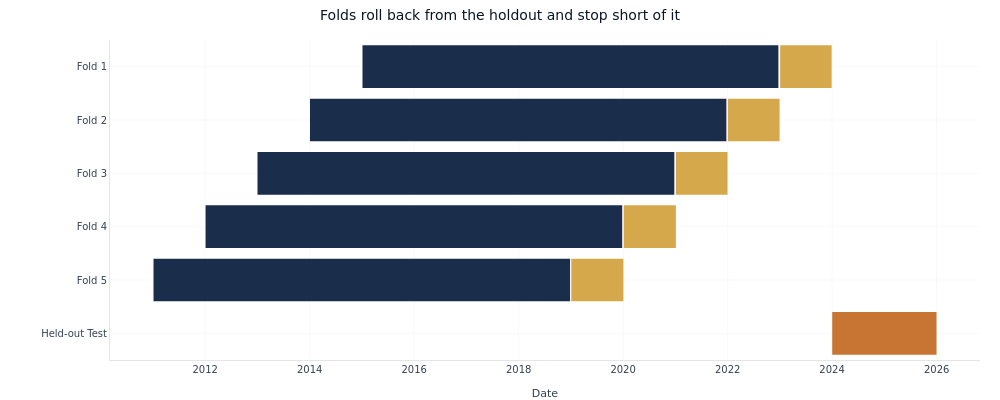

This figure's notebook cell:
### Markdown cell above
### D.2 Fold demonstration

`generate_cv_splits` derives the folds from `setup.yaml::evaluation` alone, so the
boundaries are the declared design rather than a copy of it. Between each training
block and its validation block sits a purge gap the width of the label horizon, which
stops a label computed inside training from resolving inside validation.

### Code cell
splits = generate_cv_splits(
    research.select("session_date").rename({"session_date": "timestamp"}),
    case_study_id=CASE_STUDY_ID,
    label_buffer=LABEL_BUFFER,
    date_col="timestamp",
)
assert len(splits) == SETUP["evaluation"]["n_splits"], "fold count differs from setup.yaml"
assert max(s["val_end"] for s in splits) < np.datetime64(HOLDOUT_START), "fold hits holdout"

cv = WalkForwardCV(config=make_walk_forward_config(CASE_STUDY_ID, label_horizon=LABEL_BUFFER))
cv.expanding = False
timeline = front.select(
    pl.col("session_date").cast(pl.Datetime("us", "UTC")).unique().sort().alias("timestamp")
)
fold_timeline(cv, timeline, title="Folds roll back from the holdout and stop short of it").show()

### Figure 1 — Plotly figure (JSON) as saved in the notebook; plotly's stock layout.template omitted (floating-point values rounded to 4 significant figures)
{"data": [{"base": ["2015-01-05T00:00:00+00:00"], "hovertemplate": "<b>Fold 1 - Training</b><br>Range: 2015-01-05 to 2022-12-22<br>Samples: 2,060<extra></extra>", "legendgroup": "train", "marker": {"color": "#1a2d4a"}, "name": "Training", "orientation": "h", "showlegend": true, "type": "bar", "x": [251251200000], "y": [4]}, {"base": ["2022-12-23T00:00:00+00:00"], "hovertemplate": "<b>Fold 1 - Purge Gap</b><br>Range: 2022-12-23 to 2022-12-30<br>Purged samples: 5<extra></extra>", "legendgroup": "gap", "marker": {"color": "#e8e8e6", "opacity": 0.5}, "name": "Purge Gap", "orientation": "h", "showlegend": true, "type": "bar", "x": [604800000], "y": [4]}, {"base": ["2023-01-03T00:00:00+00:00"], "hovertemplate": "<b>Fold 1 - Validation</b><br>Range: 2023-01-03 to 2023-12-29<br>Samples: 258<extra></extra>", "legendgroup": "val", "marker": {"color": "#D4A84B"}, "name": "Validation", "orientation": "h", "showlegend": true, "type": "bar", "x": [31104000000], "y": [4]}, {"base": ["2014-01-03T00:00:00+00:00"], "hovertemplate": "<b>Fold 2 - Training</b><br>Range: 2014-01-03 to 2021-12-23<br>Samples: 2,060<extra></extra>", "legendgroup": "train", "marker": {"color": "#1a2d4a"}, "name": "", "orientation": "h", "showlegend": false, "type": "bar", "x": [251510400000], "y": [3]}, {"base": ["2021-12-27T00:00:00+00:00"], "hovertemplate": "<b>Fold 2 - Purge Gap</b><br>Range: 2021-12-27 to 2021-12-31<br>Purged samples: 5<extra></extra>", "legendgroup": "gap", "marker": {"color": "#e8e8e6", "opacity": 0.5}, "name": "", "orientation": "h", "showlegend": false, "type": "bar", "x": [345600000], "y": [3]}, {"base": ["2022-01-03T00:00:00+00:00"], "hovertemplate": "<b>Fold 2 - Validation</b><br>Range: 2022-01-03 to 2022-12-30<br>Samples: 258<extra></extra>", "legendgroup": "val", "marker": {"color": "#D4A84B"}, "name": "", "orientation": "h", "showlegend": false, "type": "bar", "x": [31190400000], "y": [3]}, {"base": ["2013-01-01T00:00:00+00:00"], "hovertemplate": "<b>Fold 3 - Training</b><br>Range: 2013-01-01 to 2020-12-24<br>Samples: 2,060<extra></extra>", "legendgroup": "train", "marker": {"color": "#1a2d4a"}, "name": "", "orientation": "h", "showlegend": false, "type": "bar", "x": [251769600000], "y": [2]}, {"base": ["2020-12-28T00:00:00+00:00"], "hovertemplate": "<b>Fold 3 - Purge Gap</b><br>Range: 2020-12-28 to 2021-01-04<br>Purged samples: 5<extra></extra>", "legendgroup": "gap", "marker": {"color": "#e8e8e6", "opacity": 0.5}, "name": "", "orientation": "h", "showlegend": false, "type": "bar", "x": [604800000], "y": [2]}, {"base": ["2021-01-05T00:00:00+00:00"], "hovertemplate": "<b>Fold 3 - Validation</b><br>Range: 2021-01-05 to 2021-12-31<br>Samples: 258<extra></extra>", "legendgroup": "val", "marker": {"color": "#D4A84B"}, "name": "", "orientation": "h", "showlegend": false, "type": "bar", "x": [31104000000], "y": [2]}, {"base": ["2012-01-04T00:00:00+00:00"], "hovertemplate": "<b>Fold 4 - Training</b><br>Range: 2012-01-04 to 2019-12-26<br>Samples: 2,060<extra></extra>", "legendgroup": "train", "marker": {"color": "#1a2d4a"}, "name": "", "orientation": "h", "showlegend": false, "type": "bar", "x": [251683200000], "y": [1]}, {"base": ["2019-12-27T00:00:00+00:00"], "hovertemplate": "<b>Fold 4 - Purge Gap</b><br>Range: 2019-12-27 to 2020-01-03<br>Purged samples: 5<extra></extra>", "legendgroup": "gap", "marker": {"color": "#e8e8e6", "opacity": 0.5}, "name": "", "orientation": "h", "showlegend": false, "type": "bar", "x": [604800000], "y": [1]}, {"base": ["2020-01-06T00:00:00+00:00"], "hovertemplate": "<b>Fold 4 - Validation</b><br>Range: 2020-01-06 to 2021-01-04<br>Samples: 258<extra></extra>", "legendgroup": "val", "marker": {"color": "#D4A84B"}, "name": "", "orientation": "h", "showlegend": false, "type": "bar", "x": [31449600000], "y": [1]}, {"base": ["2011-01-05T00:00:00+00:00"], "hovertemplate": "<b>Fold 5 - Training</b><br>Range: 2011-01-05 to 2018-12-26<br>Samples: 2,060<extra></extra>", "legendgroup": "train", "marker": {"color": "#1a2d4a"}, "name": "", "orientation": "h", "showlegend": false, "type": "bar", "x": [251596800000], "y": [0]}, {"base": ["2018-12-27T00:00:00+00:00"], "hovertemplate": "<b>Fold 5 - Purge Gap</b><br>Range: 2018-12-27 to 2019-01-03<br>Purged samples: 5<extra></extra>", "legendgroup": "gap", "marker": {"color": "#e8e8e6", "opacity": 0.5}, "name": "", "orientation": "h", "showlegend": false, "type": "bar", "x": [604800000], "y": [0]}, {"base": ["2019-01-04T00:00:00+00:00"], "hovertemplate": "<b>Fold 5 - Validation</b><br>Range: 2019-01-04 to 2020-01-03<br>Samples: 258<extra></extra>", "legendgroup": "val", "marker": {"color": "#D4A84B"}, "name": "", "orientation": "h", "showlegend": false, "type": "bar", "x": [31449600000], "y": [0]}, {"base": ["2024-01-02T00:00:00+00:00"], "hovertemplate": "<b>Held-out Test Period</b><br>Range: 2024-01-02 to 2025-12-31<br>Samples: 517<extra></extra>", "legendgroup": "test", "marker": {"color": "#C87533"}, "name": "Held-out Test", "orientation": "h", "showlegend": true, "type": "bar", "x": [62985600000], "y": [-1]}], "layout": {"autosize": true, "barmode": "overlay", "font": {"color": "#334155", "family": "DM Sans, DejaVu Sans, sans-serif", "size": 12}, "height": 400, "hoverlabel": {"bgcolor": "white", "font": {"family": "DM Sans, DejaVu Sans, sans-serif", "size": 13}}, "hovermode": "x unified", "legend": {"orientation": "h", "x": 1, "xanchor": "right", "y": 1.02, "yanchor": "bottom"}, "margin": {"autoexpand": true, "b": 40, "l": 110, "r": 20, "t": 40}, "paper_bgcolor": "rgba(0,0,0,0)", "plot_bgcolor": "rgba(0,0,0,0)", "showlegend": false, "title": {"text": "Folds roll back from the holdout and stop short of it"}, "width": 1000, "xaxis": {"gridcolor": "rgba(0,0,0,0.06)", "linecolor": "rgba(0,0,0,0.1)", "title": {"text": "Date"}, "type": "date", "zeroline": false}, "yaxis": {"gridcolor": "rgba(0,0,0,0.06)", "linecolor": "rgba(0,0,0,0.1)", "tickmode": "array", "ticktext": ["Fold 1", "Fold 2", "Fold 3", "Fold 4", "Fold 5", "Held-out Test"], "tickvals": [4, 3, 2, 1, 0, -1], "title": {"text": ""}, "zeroline": false}}}
